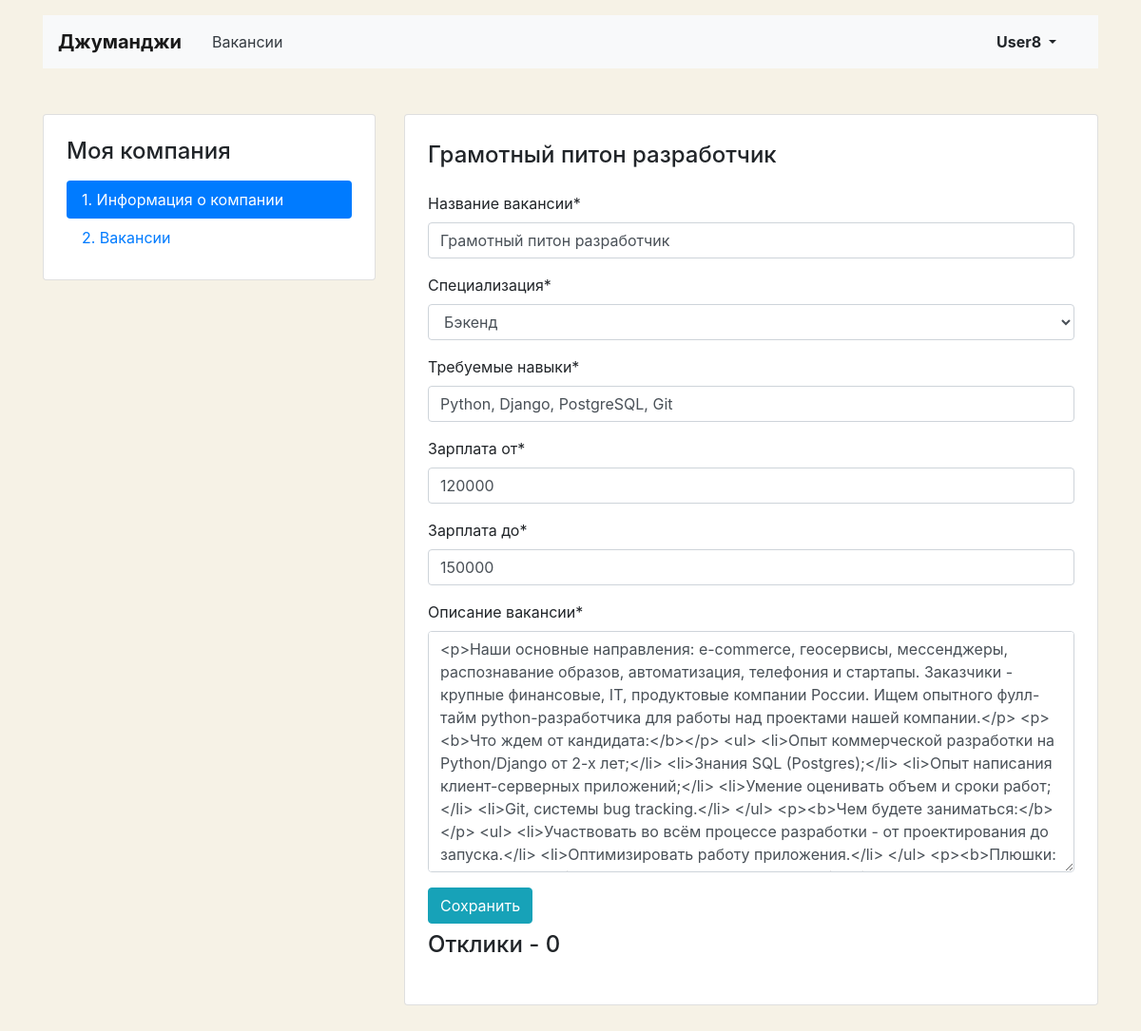
The page /mycompany/vacancies/10 (signed in) on the database as committed earlier.
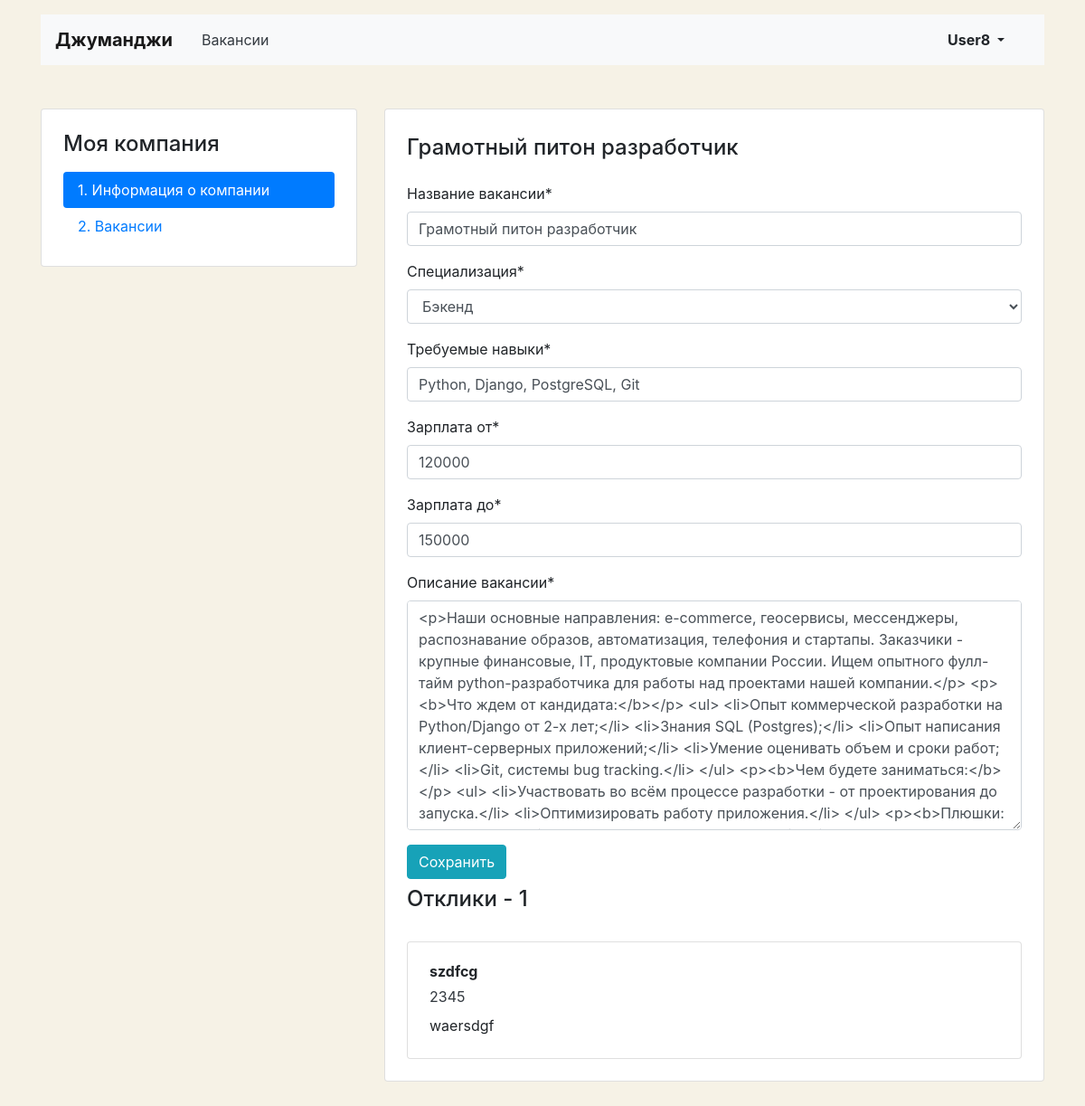
The same page on the database as committed later.
### vacancy/models.py (models this page shows)
class Application(models.Model):
    written_username = models.CharField(max_length=120)
    written_phone = models.IntegerField()
    written_cover_letter = models.TextField()
    vacancy = models.ForeignKey(Vacancy, on_delete=models.CASCADE, related_name='applications')
    user = models.ForeignKey(User, on_delete=models.CASCADE, related_name='applications')

### vacancy/views.py (the view, shortened to what this page needs)
# urls.py: path('mycompany/vacancies/<int:vacancy_pk>', MyVacancyView.as_view(), name='my_vacancy'),
class MyVacancyView(LoginRequiredMixin, View):
    def get(self, request, vacancy_pk):
        vacancy = get_object_or_404(Vacancy, company__owner=request.user.id, id=vacancy_pk)
        count_application = Application.objects.filter(vacancy=vacancy_pk).count()
        applications = Application.objects.filter(vacancy=vacancy_pk)
        return render(request, 'my_vacancy.html', context={
            'form': MyVacanciesForm(instance=vacancy),
            'vacancy_pk': vacancy_pk,
            'count_application': count_application,
            'applications': applications,
            'vacancy': vacancy,
        })

### vacancy/forms.py
class MyVacanciesForm(forms.ModelForm):
    class Meta:
        model = Vacancy
        fields = ('title', 'specialty', 'skills', 'salary_min', 'salary_max', 'description')
        labels = {
            'title': 'Название вакансии',
            'specialty':  'Специализация',
            'skills': 'Требуемые навыки',
            'salary_min': 'Зарплата от',
            'salary_max': 'Зарплата до',
            'description': 'Описание вакансии'
        }

### vacancy/models.py (called while the page is built)
    def __str__(self):
        return f'{self.title}'

### vacancy/templates/my_vacancy.html (shortened to what this page needs)
{% extends 'base.html' %}
{% block container %}
  <main class="container mt-3 pb-5">
    <div class="row mt-5">
      <div class="col-12 col-lg-4">
        <aside class="pt-3 pb-4 px-4 mb-5 card">
          <h1 class="h4 pt-2 pb-2">Моя компания</h1>
          <div class="nav flex-column nav-pills">
            <a class="nav-link active" href="{% url 'my_company' %}">1. Информация о&nbsp;компании</a>
            <a class="nav-link" href="{% url 'my_vacancies' %}">2. Вакансии</a>
          </div>
        </aside>
      </div>
      <div class="col-12 col-lg-8">
        <div class="card">
          <div class="card-body px-4 pb-4 tab-content">
            <section>
              <h2 class="h4 pt-2 pb-3">{{vacancy.title}}</h2>
                {% load crispy_forms_tags %}
                <form method="post">{% csrf_token %}
                    {{ form|crispy }}
                    <button type="submit" class="btn btn-info">Сохранить</button>
                </form>
              <h2 class="h4 pt-2 pb-3">Отклики - {{count_application}}</h2>
              {% for application in applications %}
              <div class="card mt-3">
                <div class="card-body px-4">
                  <p class="mb-1 font-weight-bold">{{ application.written_username }}</p>
                  <p class="mb-2"><a href="tel:+79002842324" class="text-dark">{{ application.written_phone }}</a></p>
                  <p class="mb-1">{{ application.written_cover_letter }}</p>
                </div>
              </div>
              {% endfor %}
            </section>
          </div>
        </div>
      </div>
    </div>
  </main>
{% endblock %}

Rows that differ between the two databases and show on the page:
added Application: written_username "szdfcg", written_phone "2345", written_cover_letter "waersdgf"
Other text that changed with them:
{{ count_application }}: "0" → "1"
